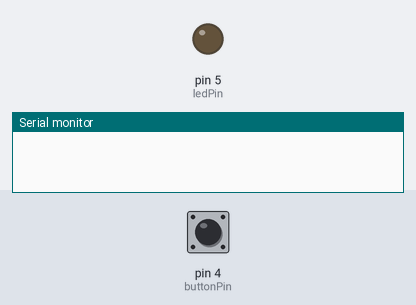
Simulated run of this sketch. Board: Arduino Uno, built with avr-gcc and run on an emulated ATmega328P. On the bench: output pins drawn as LEDs (lit = HIGH), the last lines printed to the serial monitor. Inputs (shaded band) come from the test bench; at power-on: pin 4 (buttonPin) LOW.

Above: at 1.2 s.
1.3 s: pin 4 (buttonPin) pulled HIGH for 0.15 s
At 2.4 s:
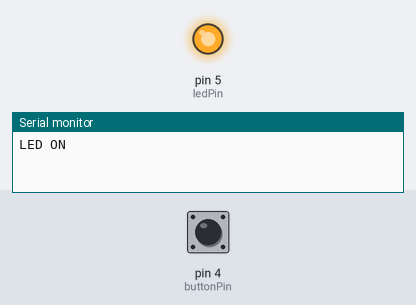
2.9 s: pin 4 (buttonPin) pulled HIGH for 1 s
At 3.7 s:
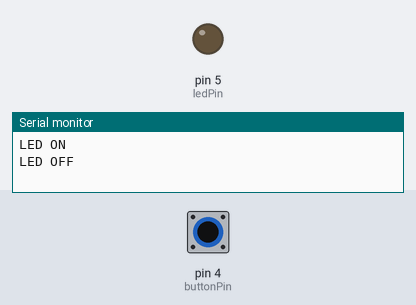
5.4 s: pin 4 (buttonPin) pulled HIGH for 3.2 s
At 6.8 s:
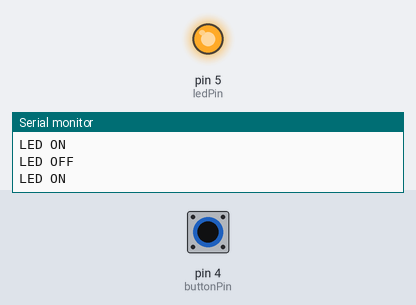
Timing chart, 0 to 8.4 s (numbered marks = the images above; inputs shaded):
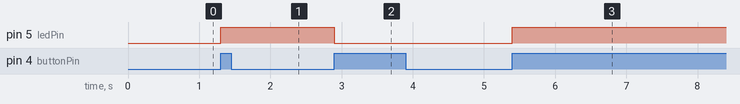

Measured:
- after the input at 1.3 s, pin 5 (ledPin): LOW → HIGH at once
- after the input at 2.9 s, pin 5 (ledPin): HIGH → LOW at once
- after the input at 5.4 s, pin 5 (ledPin): LOW → HIGH at once

The sketch:

tugas.ino
```cpp
const int buttonPin = 4;  // Pin tombol
const int ledPin = 5;     // Pin LED

int buttonState = 0;      // Menyimpan kondisi tombol
bool ledState = false;    // Menyimpan kondisi LED

void setup() {
  Serial.begin(115200);

  pinMode(buttonPin, INPUT);   // Tombol sebagai input
  pinMode(ledPin, OUTPUT);     // LED sebagai output

  digitalWrite(ledPin, LOW);   // Awal LED mati
}

void loop() {
  buttonState = digitalRead(buttonPin);  // Membaca tombol

  // Jika tombol ditekan
  if (buttonState == HIGH) {

    // Membalik kondisi LED
    ledState = !ledState;

    // Menyalakan atau mematikan LED
    digitalWrite(ledPin, ledState);

    // Menampilkan kondisi LED
    if (ledState) {
      Serial.println("LED ON");
    } else {
      Serial.println("LED OFF");
    }

    // Debounce dan menunggu tombol dilepas
    delay(200);
    while (digitalRead(buttonPin) == HIGH) {
      delay(10);
    }
  }
}
```
